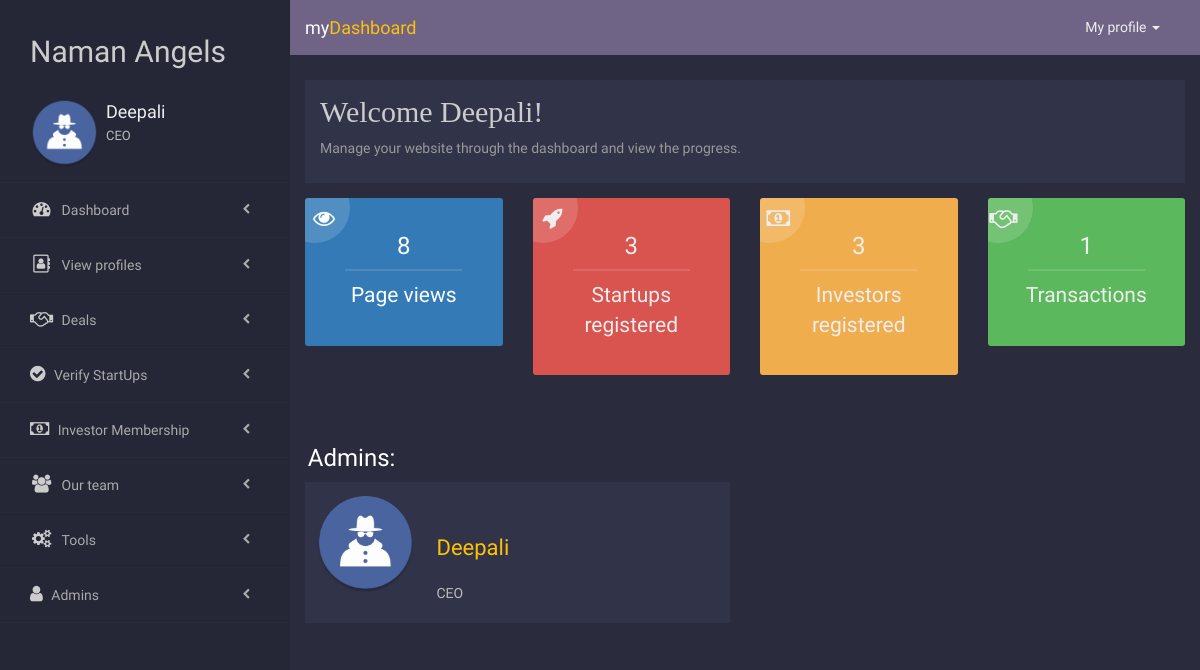
/admin/dashboard.php (signed in), run on an earlier commit of the app's database.
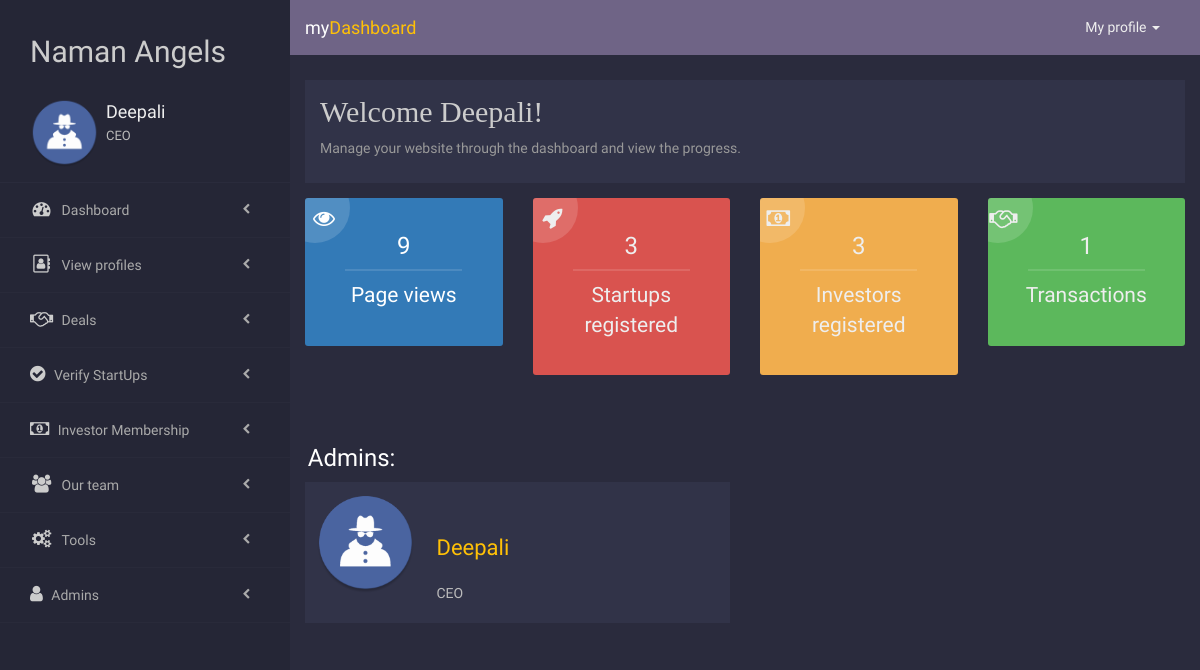
And on a later commit of the database.
### tables this page shows
CREATE TABLE `siteinfo` (
  `ID` int(100) NOT NULL,
  `Counter` int(100) NOT NULL DEFAULT '0'
);

### admin/dashboard.php (the view, shortened to what this page needs)
<?php
  require "../server.php" ;
  $q = "SELECT * FROM userstp;";
	$results=mysqli_query($db, $q);
  $startup=mysqli_num_rows($results);
  $q1 = "SELECT * FROM userinv;";
	$results=mysqli_query($db, $q1);
  $investor=mysqli_num_rows($results);
  $q1 = "SELECT * FROM requests WHERE Deal=1;";
  $results=mysqli_query($db, $q1);
  $transactions=mysqli_num_rows($results);
  $q = "SELECT * FROM siteinfo where ID = '1'";
  $results=mysqli_query($db, $q);
  $row = mysqli_fetch_array($results);
  $pagehit = $row['Counter'];
?>
<html lang="en">
  <head>
    <link rel="stylesheet" href="https://maxcdn.bootstrapcdn.com/font-awesome/4.7.0/css/font-awesome.min.css">
    <link rel="stylesheet" href="css/dashboard.css">
  </head>
  <body>
  <?php require "sidebar.php" ?>
  <div class="cont">
      <div class="welcome">
        <div class="container-fluid">
          <div class="row">
            <div class="col-md-12">
              <div class="content">
                <h2>Welcome <?php echo $AdminName;?>!</h2>
                <p>Manage your website through the dashboard and view the progress.</p>
              </div>
            </div>
          </div>
        </div>
      </div>
      <section class='statis text-center'>
        <div class="container-fluid">
          <div class="row">
            <div class="col-md-3">
              <div class="box bg-primary">
                <i class="fa fa-eye"></i>
                <h3><?= $pagehit?></h3>
                <p class="lead">Page views</p>
              </div>
            </div>
            <div class="col-md-3">
              <div class="box danger">
                <i class="fa fa-rocket"></i>
                <h3><?php echo $startup ;?></h3>
                <p class="lead">Startups registered</p>
              </div>
            </div>
            <div class="col-md-3">
              <div class="box warning">
                <i class="fa fa-money"></i>
                <h3><?php echo $investor ;?></h3>
                <p class="lead">Investors registered</p>
              </div>
            </div>
            <div class="col-md-3">
              <div class="box success">
                <i class="fa fa-handshake-o"></i>
                <h3><?php echo $transactions ;?></h3>
                <p class="lead">Transactions</p>
              </div>
            </div>
          </div>
        </div>
      </section>
      <?php
            $qu = "SELECT * FROM admin";
            $results = mysqli_query($db, $qu);
            echo '
                  <section class="admins">
                    <div class="container-fluid">
                    <div class="row">
                     <h3>  &nbsp;&nbsp;&nbsp;Admins:</h3>
            ';
            while($row = mysqli_fetch_assoc($results))
            {
                    echo '
                      <div class="col-md-6">
                      <div class="box">
                            <div class="admin">
                              <div class="img">
                              <img class="img-responsive" src="../'.$row['ProfilePic'].'" style="border-radius:50%;"/>
                              </div>
                              <div class="info"><br><br>
                              <font class="name">'.$row['AdminName'].'</font><br><br>
                              <p class="designation">'.$row['AdminDesgn'].'</p></center>
                              </div>
                            </div>
                            </div>
                            </div>';
            }
            echo '
            </div>
            </div>
            </section>
            ';
            ?>
      </div>
      </body>
    </html>

### admin/sidebar.php (shortened to what this page needs)
<?php
  $id = $_SESSION['adminID'];
	$qu = "SELECT * FROM admin WHERE adminID = '$id'";
	$results = mysqli_query($db, $qu);
	$row = mysqli_fetch_assoc($results);
	$AdminName = $row['AdminName'];
  $AdminDesgn = $row['AdminDesgn'];
  $ProfilePic = $row['ProfilePic'];
?>
<html lang="en">
  <head>
    <link rel="stylesheet" href="https://maxcdn.bootstrapcdn.com/bootstrap/3.3.7/css/bootstrap.min.css">
    <link rel="stylesheet" href="https://maxcdn.bootstrapcdn.com/font-awesome/4.7.0/css/font-awesome.min.css">
    <link rel="stylesheet" href="css/sidebar.css">
  </head>
  <body>
    <aside class="side-nav" id="show-side-navigation1">
      <div class="heading">
        <h2>Naman Angels</h2><br>
        <?= "<img src='../".$ProfilePic."' style='border-radius:50%;'/>";?>
        <div class="info">
          <h3><a href="profile.php"><?php echo $AdminName;?></a></h3>
          <p><?php echo $AdminDesgn; ?></p>
        </div>
      </div>
      <ul class="categories">
      <li><i class="fa fa-dashboard fa-fw"></i><a href="dashboard.php">&nbsp;Dashboard</span></a>
        </li>
        <li><i class="fa fa-address-book-o fa-fw"></i><a href="#">&nbsp;View profiles</a>
        </li>
        <li><i class="fa fa-handshake-o fa-fw"></i><a href="transaction.php">&nbsp;Deals </a></li>
        <li><i class="fa fa-check-circle"></i><a href="verify.php">&nbsp;Verify StartUps</a></li>
        <li><i class="fa fa-money"></i><a href="#">&nbsp;Investor Membership</a>
        </li>
        <li><i class="fa fa-users fa-fw"></i><a href="#">&nbsp;Our team</a>
        </li>
        <li><i class="fa fa-cogs fa-fw"></i><a href="#">&nbsp;Tools</a>
        </li>
        <li><i class="fa fa-user" aria-hidden="true"></i><a href="add_admin.php">&nbsp;Admins</a></li>
    </aside>
    <section id="contents">
      <nav class="navbar navbar-default">
        <div class="container-fluid">
          <div class="navbar-header">
            <a class="navbar-brand" href="#">my<span class="main-color">Dashboard</span></a>
          </div>
          <div class="collapse navbar-collapse navbar-right" id="bs-example-navbar-collapse-1">
            <ul class="nav navbar-nav">
              <li class="dropdown">
                <a href="#" class="dropdown-toggle" data-toggle="dropdown" role="button" aria-haspopup="true" aria-expanded="false">My profile <span class="caret"></span></a>
              </li>
            </ul>
          </div>
        </div>
      </nav>
      </section>
    </body>
</html>

### admin/css/dashboard.css (style rules this page uses)
* { padding: 0; margin: 0; box-sizing: border-box; font-family: 'Droid Sans', sans-serif; outline: none; }
.cont { margin-left: 290px; z-index: -100; }
body { background-color: #2a2b3d }
#contents { position: relative; transition: .3s; margin-left: 290px; background-color: #2a2b3d; }
.welcome { color: #CCC; }
.welcome .content { background-color: #313348; padding: 15px; margin-top: 25px; }
.welcome h2 { font-family: Calibri; font-weight: 100; margin-top: 0 }
.welcome p { color: #999; }
.admins { margin-top: 25px; }
.admins .box .admin { margin-bottom: 20px; overflow: hidden; background-color: #313348; padding: 10px; }
.admins .box .admin .img { width: 20%; margin-right: 5%; float: left; }
.admins .box .admin .img img { border-radius: 50%; }
.admins .box .info { width: 75%; color: #EEE; float: left; }
.admins .box .info p { color: #BBB }
.statis { color: #EEE; margin-top: 15px; }
.statis .box { position: relative; padding: 15px; overflow: hidden; border-radius: 3px; margin-bottom: 25px; }
.statis .box h3:after { content: ""; height: 2px; width: 70%; margin: auto; background-color: rgba(255, 255, 255, 0.12); display: block; margin-top: 10px; }
.statis .box i { position: absolute; height: 70px; width: 70px; font-size: 22px; padding: 15px; top: -25px; left: -25px; background-color: rgba(255, 255, 255, 0.15); line-height: 60px; text-align: right; border-radius: 50%; }
.main-color { color: #ffc107 }
.warning { background-color: #f0ad4e }
.danger { background-color: #d9534f }
.success { background-color: #5cb85c }

### admin/css/sidebar.css (style rules this page uses)
* { padding: 0; margin: 0; box-sizing: border-box; font-family: 'Droid Sans', sans-serif; outline: none; }
body { background-color: #2a2b3d; }
#contents { position: relative; transition: .3s; margin-left: 290px; background-color:#5c98f2; }
.side-nav { float: left; height: 100%; width: 290px; background-color: #252636; color: #CCC; -webkit-transform: translateX(0); transform: translateX(0); transition: .3s; position: fixed; top: 0; left: 0; overflow: auto; z-index: 9999999 }
.side-nav .heading { background-color: #252636; padding: 15px 15px 15px 30px; overflow: hidden; border-bottom: 1px solid #2a2b3c }
.side-nav .heading > img { border-radius: 50%; float: left; width: 28%; }
.side-nav .info { float: left; width: 69%; margin-left: 3%; }
.side-nav .heading .info > h3 { margin: 0 0 5px }
.side-nav .heading .info > h3 > a { color: #EEE; font-weight: 100; margin-top: 4px; display: block; text-decoration: none; font-size: 18px; }
.side-nav .heading .info > p { color: #BBB; font-size: 13px; }
.side-nav .categories > li { padding: 17px 40px 17px 30px; overflow: hidden; border-bottom: 1px solid rgba(255, 255, 255, 0.02); cursor: pointer; }
.side-nav .categories > li > a { color: #AAA; text-decoration: none; }
.side-nav .categories > li > i { font-size: 18px; margin-right: 5px }
.side-nav .categories > li > a:after { content: "\f053"; font-family: fontAwesome; font-size: 11px; line-height: 1.8; float: right; color: #AAA; transition: all .8s ease-in-out; }
.main-color { color: #ffc107; }
.navbar-default { background-color: #6f6486 !important; border: none !important; border-radius: 0 !important; margin: 0 !important }
.navbar-default .navbar-nav>li>a { color: #EEE !important; line-height: 55px !important; padding: 0 10px !important; }
.navbar-default .navbar-brand { color:#FFF !important }
.navbar-default .navbar-brand { line-height: 55px !important; padding: 0 !important }
.navbar>.container .navbar-brand, .navbar>.container-fluid .navbar-brand { margin: 0 !important }
.navbar-default .navbar-nav>li>a { float: left !important; }

What changed in the data, as far as the page shows it:
changed siteinfo: Counter "8" → "9"
